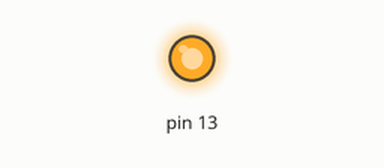
This sketch was run on a simulated Arduino Uno, built with avr-gcc and run on an emulated ATmega328P. On the bench: output pins drawn as LEDs (lit = HIGH).

Above: at 0.1 s.
Timing chart, 0 to 1.6 s (numbered marks = the images above):
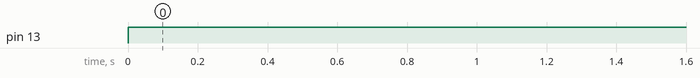

Measured:
- by itself, pin 13: LOW → HIGH at 0.00 s

The sketch:

getLEDsworking.ino
```cpp
void setup() {
  // put your setup code here, to run once:
  pinMode(13,OUTPUT);
}

void loop() {
  // put your main code here, to run repeatedly:
  digitalWrite(13,HIGH);// turn the LED on (HIGH is the voltage level)
  delay(1000); //wait for a second
  digitalWrite(12,LOW); //turn the LED off by making the voltage LOW
  delay(1000); //wait for a second
}
```
